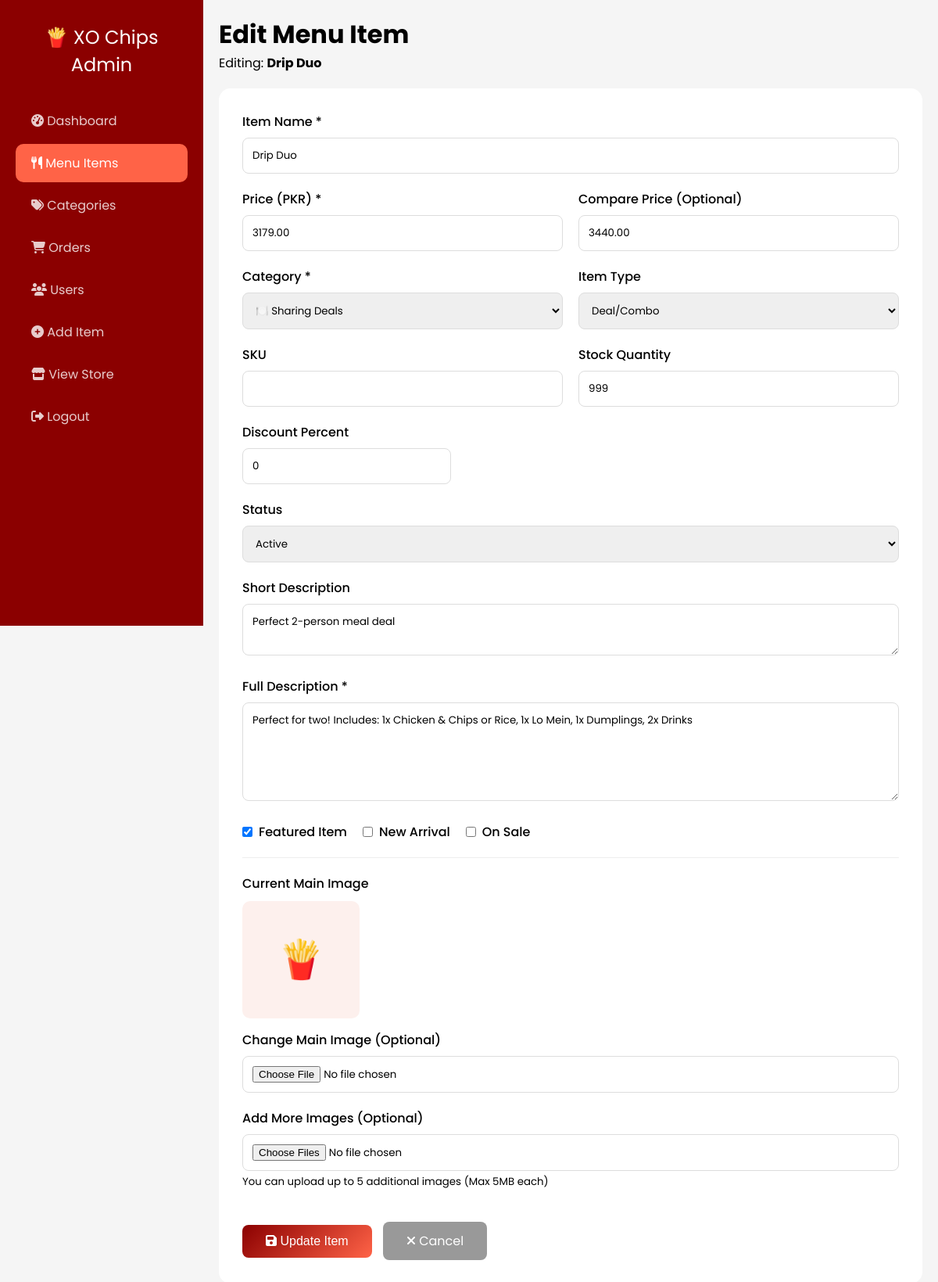
The page /admin_edit_product.php?id=1 (signed in) on the database its author committed.
### tables this page shows
CREATE TABLE products (
    id INT PRIMARY KEY AUTO_INCREMENT,
    name VARCHAR(200) NOT NULL,
    slug VARCHAR(200) UNIQUE NOT NULL,
    description TEXT,
    short_description VARCHAR(500),
    price DECIMAL(10,2) NOT NULL,
    compare_price DECIMAL(10,2) DEFAULT 0,
    category_id INT,
    type ENUM('deal', 'main', 'drink', 'condiment', 'energy') DEFAULT 'main',
    sku VARCHAR(100),
    stock_quantity INT DEFAULT 999,
    is_featured BOOLEAN DEFAULT FALSE,
    is_new BOOLEAN DEFAULT FALSE,
    is_on_sale BOOLEAN DEFAULT FALSE,
    discount_percent INT DEFAULT 0,
    main_image VARCHAR(255) DEFAULT 'default-product.jpg',
    additional_images TEXT,
    status ENUM('active', 'inactive') DEFAULT 'active',
    created_at TIMESTAMP DEFAULT CURRENT_TIMESTAMP,
    FOREIGN KEY (category_id) REFERENCES categories(id) ON DELETE SET NULL
);

CREATE TABLE categories (
    id INT PRIMARY KEY AUTO_INCREMENT,
    name VARCHAR(100) NOT NULL,
    slug VARCHAR(100) UNIQUE NOT NULL,
    description TEXT,
    icon VARCHAR(50),
    image VARCHAR(255),
    status ENUM('active', 'inactive') DEFAULT 'active',
    created_at TIMESTAMP DEFAULT CURRENT_TIMESTAMP
);

### admin_edit_product.php (the view, shortened to what this page needs)
<?php
include "database.php";
$product_id = isset($_GET['id']) ? intval($_GET['id']) : 0;
$product = mysqli_fetch_assoc(mysqli_query($conn, "SELECT p.*, c.name as category_name FROM products p JOIN categories c ON p.category_id = c.id WHERE p.id = '$product_id'"));
$categories = mysqli_query($conn, "SELECT * FROM categories WHERE status='active' ORDER BY name");
?>
<!DOCTYPE html>
<html lang="en">
<head>
    <link rel="stylesheet" href="https://cdnjs.cloudflare.com/ajax/libs/font-awesome/6.4.0/css/all.min.css">
</head>
<body>
    <div class="admin-sidebar">
        <div class="admin-logo">🍟 XO Chips Admin</div>
        <div class="admin-nav">
            <a href="admin_dashboard.php"><i class="fas fa-tachometer-alt"></i> Dashboard</a>
            <a href="admin_products.php" class="active"><i class="fas fa-utensils"></i> Menu Items</a>
            <a href="admin_categories.php"><i class="fas fa-tags"></i> Categories</a>
            <a href="admin_orders.php"><i class="fas fa-shopping-cart"></i> Orders</a>
            <a href="admin_users.php"><i class="fas fa-users"></i> Users</a>
            <a href="admin_add_product.php"><i class="fas fa-plus-circle"></i> Add Item</a>
            <a href="index.php"><i class="fas fa-store"></i> View Store</a>
            <a href="logout.php"><i class="fas fa-sign-out-alt"></i> Logout</a>
        </div>
    </div>
    <div class="admin-main">
        <h1>Edit Menu Item</h1>
        <p style="margin-bottom: 20px;">Editing: <strong><?php echo htmlspecialchars($product['name']); ?></strong></p>
        <div class="form-card">
            <form method="post" enctype="multipart/form-data">
                <div class="form-group">
                    <label>Item Name *</label>
                    <input type="text" name="name" value="<?php echo htmlspecialchars($product['name']); ?>" required>
                </div>
                <div class="form-row">
                    <div class="form-group">
                        <label>Price (PKR) *</label>
                        <input type="number" name="price" value="<?php echo $product['price']; ?>" step="0.01" required>
                    </div>
                    <div class="form-group">
                        <label>Compare Price (Optional)</label>
                        <input type="number" name="compare_price" value="<?php echo $product['compare_price']; ?>" step="0.01">
                    </div>
                </div>
                <div class="form-row">
                    <div class="form-group">
                        <label>Category *</label>
                        <select name="category_id" required>
                            <?php while($cat = mysqli_fetch_assoc($categories)): ?>
                            <option value="<?php echo $cat['id']; ?>" <?php echo ($product['category_id'] == $cat['id']) ? 'selected' : ''; ?>>
                                <?php echo $cat['icon']; ?> <?php echo htmlspecialchars($cat['name']); ?>
                            </option>
                            <?php endwhile; ?>
                        </select>
                    </div>
                    <div class="form-group">
                        <label>Item Type</label>
                        <select name="type">
                            <option value="deal" <?php echo $product['type']=='deal'?'selected':''; ?>>Deal/Combo</option>
                        </select>
                    </div>
                </div>
                <div class="form-row">
                    <div class="form-group">
                        <label>SKU</label>
                        <input type="text" name="sku" value="<?php echo htmlspecialchars($product['sku']); ?>">
                    </div>
                    <div class="form-group">
                        <label>Stock Quantity</label>
                        <input type="number" name="stock_quantity" value="<?php echo $product['stock_quantity']; ?>">
                    </div>
                </div>
                <div class="form-row-3">
                    <div class="form-group">
                        <label>Discount Percent</label>
                        <input type="number" name="discount_percent" value="<?php echo $product['discount_percent']; ?>">
                    </div>
                </div>
                <div class="form-group">
                    <label>Status</label>
                    <select name="status">
                        <option value="active" <?php echo $product['status']=='active'?'selected':''; ?>>Active</option>
                    </select>
                </div>
                <div class="form-group">
                    <label>Short Description</label>
                    <textarea name="short_description" rows="2"><?php echo htmlspecialchars($product['short_description']); ?></textarea>
                </div>
                <div class="form-group">
                    <label>Full Description *</label>
                    <textarea name="description" rows="5" required><?php echo htmlspecialchars($product['description']); ?></textarea>
                </div>
                <div class="checkbox-group">
                    <label><input type="checkbox" name="is_featured" value="1" <?php echo $product['is_featured']?'checked':''; ?>> Featured Item</label>
                    <label><input type="checkbox" name="is_new" value="1" <?php echo $product['is_new']?'checked':''; ?>> New Arrival</label>
                    <label><input type="checkbox" name="is_on_sale" value="1" <?php echo $product['is_on_sale']?'checked':''; ?>> On Sale</label>
                </div>
                <hr>
                <div class="form-group">
                    <label>Current Main Image</label>
                    <div class="current-image">
                        <?php
                        $img_path = 'uploads/products/' . $product['main_image'];
                        if(file_exists($img_path) && $product['main_image'] != 'default-product.jpg'): ?>
                        <img src="<?php echo $img_path; ?>" alt="Current Main Image">
                        <?php else: ?>
                        <div style="width:150px;height:150px;background:#fdf0ed;border-radius:10px;display:flex;align-items:center;justify-content:center;font-size:48px;">🍟</div>
                        <?php endif; ?>
                    </div>
                    <label style="margin-top: 15px;">Change Main Image (Optional)</label>
                    <input type="file" name="main_image" accept="image/*" onchange="previewMainImage(this)">
                </div>
                <div class="form-group">
                    <label>Add More Images (Optional)</label>
                    <input type="file" name="additional_images[]" accept="image/*" multiple onchange="previewAdditionalImages(this)">
                    <small>You can upload up to 5 additional images (Max 5MB each)</small>
                </div>
                <div style="margin-top: 30px;">
                    <button type="submit" name="update_product" class="btn-submit"><i class="fas fa-save"></i> Update Item</button>
                    <a href="admin_products.php" class="btn-cancel"><i class="fas fa-times"></i> Cancel</a>
                </div>
            </form>
        </div>
    </div>
</body>
</html>

### admin_edit_product.php (style rules this page uses)
* { margin: 0; padding: 0; box-sizing: border-box; }
body { font-family: 'Poppins', sans-serif; background: #f5f5f5; }
.admin-sidebar { position: fixed; left: 0; top: 0; width: 260px; height: 100vh; background: #8B0000; color: white; padding: 30px 20px; }
.admin-main { margin-left: 260px; padding: 20px; }
.admin-logo { font-size: 24px; text-align: center; margin-bottom: 30px; }
.admin-nav a { display: block; padding: 12px 20px; color: rgba(255,255,255,0.8); text-decoration: none; border-radius: 10px; margin-bottom: 5px; }
.admin-nav a:hover, .admin-nav a.active { background: #FF6347; color: white; }
.form-card { background: white; border-radius: 15px; padding: 30px; max-width: 1000px; margin: 0 auto; }
.form-group { margin-bottom: 20px; }
label { display: block; margin-bottom: 8px; font-weight: 500; }
input, select, textarea { width: 100%; padding: 12px; border: 1px solid #ddd; border-radius: 8px; font-family: inherit; }
.form-row { display: grid; grid-template-columns: 1fr 1fr; gap: 20px; }
.form-row-3 { display: grid; grid-template-columns: 1fr 1fr 1fr; gap: 20px; }
.checkbox-group { display: flex; gap: 20px; align-items: center; flex-wrap: wrap; }
.checkbox-group label { display: flex; align-items: center; gap: 8px; margin-bottom: 0; }
.checkbox-group input { width: auto; }
.btn-submit { background: linear-gradient(135deg, #8B0000, #FF6347); color: white; padding: 12px 30px; border: none; border-radius: 8px; cursor: pointer; font-size: 16px; }
.btn-cancel { background: #999; color: white; padding: 12px 30px; border: none; border-radius: 8px; cursor: pointer; text-decoration: none; display: inline-block; margin-left: 10px; }
.current-image { margin: 10px 0; }
hr { margin: 20px 0; border: none; border-top: 1px solid #eee; }

### rows shown on the page
products: name "Drip Duo", price "3179.00", compare_price "3440.00", category_id "🍽️ Sharing Deals", type "Deal/Combo", stock_quantity "999", discount_percent "0", status "Active", short_description "Perfect 2-person meal deal", description "Perfect for two! Includes: 1x Chicken & Chips or Rice, 1x Lo Mein, 1x Dumplings, 2x Drinks", is_featured "☑"
